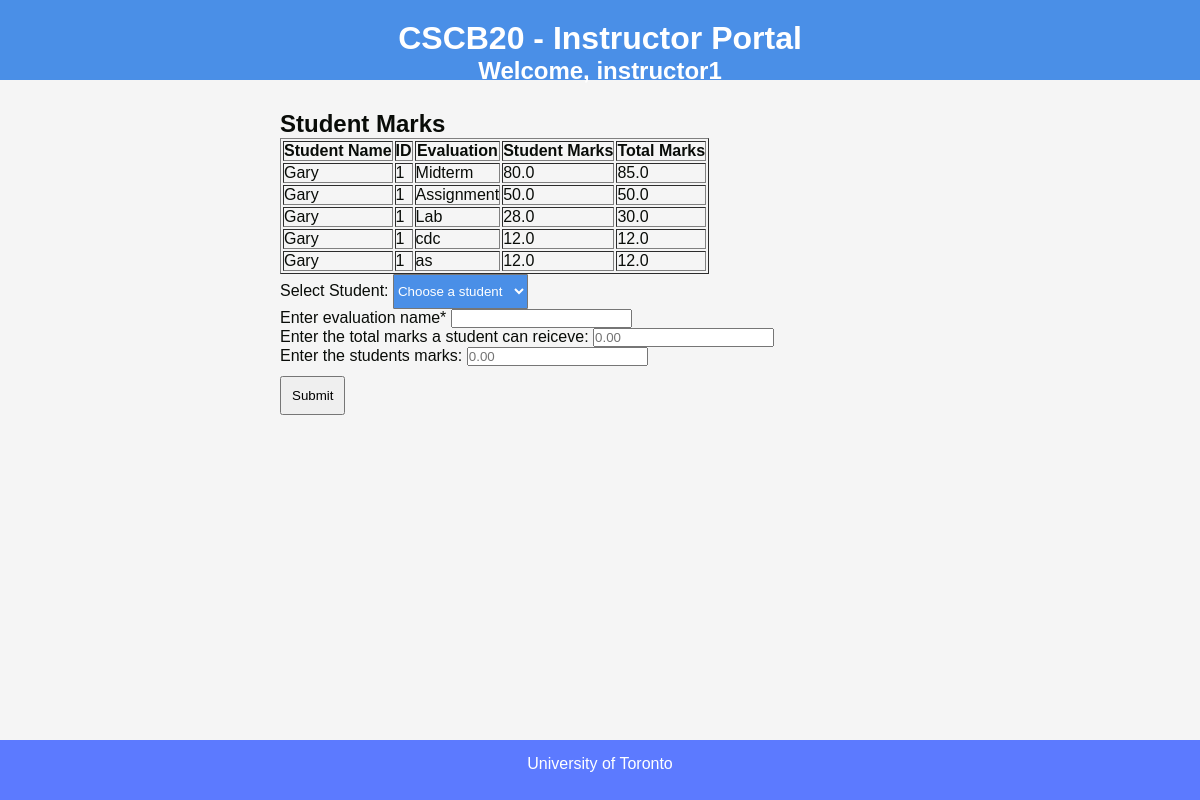
The page /view_student_marks (signed in) on the database its author committed.
### app.py (models this page shows)
class Evaluations(Base):
    __tablename__ = "Evaluations"
    evaluation_id = Column(Integer, primary_key=True)
    student_id = Column(Integer, ForeignKey("Students.student_id"))
    teacher_id = Column(Integer, ForeignKey("Teachers.teacher_id"))
    total_marks = Column(Float)
    student_marks = Column(Float)
    name = Column(Text)

class Students(Base):
    __tablename__ = "Students"
    student_id = Column(Integer, primary_key=True)
    user_id = Column(Integer, ForeignKey("Users.user_id"))
    name = Column(Text)  # Must have a name

### app.py (the view)
@app.route('/view_student_marks', methods=['GET', 'POST'])
def view_student_marks():
    if request.method == 'POST':
        evaluation_id = generate_unique_id(Evaluations,'evaluation_id')
        student_id = request.form.get('student_id')
        teacher = database.query(Teachers).filter_by(user_id=session['user_id']).first()
        total_marks = request.form.get('total_marks')
        student_marks = request.form.get('student_marks')
        name = request.form.get('evaluation_name')
        student_id = int(student_id)
        evaluation = Evaluations(evaluation_id=evaluation_id, student_id=student_id, teacher_id=teacher.teacher_id, total_marks=total_marks, student_marks=student_marks, name=name)
        database.add(evaluation)
        database.commit()
        flash("Remark request submitted successfully", "success")
        return redirect(url_for('view_student_marks'))
    else:
        evaluations = (
            database.query(Evaluations, Students)
            .join(Students, Students.student_id == Evaluations.student_id)
            .order_by(Students.name)
            .all()
        )
        students = database.query(Students).all()
        return render_template('view_students_grades.html',evaluations=evaluations,students=students)
    return render_template('view_students_grades.html')

### templates/view_students_grades.html (shortened to what this page needs)
<!DOCTYPE html>
<html lang="en">
<head>
    <link rel="stylesheet" href="{{ url_for('static', filename='styles.css') }}">
</head>
<body>
<div class="container">
    <div class="header">
        <h1>CSCB20 - Instructor Portal</h1>
        <h2>Welcome, {{ session['username'] }}</h2>
    </div>
    <div class="main">
        <h2>Student Marks</h2>
        {% if evaluations %}
            <table border="1">
                <tr>
                    <th>Student Name</th>
                    <th>ID</th>
                    <th>Evaluation</th>
                    <th> Student Marks</th>
                    <th> Total Marks</th>
                </tr>
                {% for evaluation, student in evaluations %}
                <tr>
                    <td>{{ student.name }}</td>
                    <td>{{ evaluation.student_id }}</td>
                    <td>{{ evaluation.name }}</td>
                    <td>{{ evaluation.student_marks }}</td>
                    <td>{{ evaluation.total_marks }}</td>
                </tr>
                {% endfor %}
            </table>
        {% else %}
            <p>No student marks available.</p>
        {% endif %}
        <form action="{{ url_for('view_student_marks') }}" method="POST" onsubmit="return validateForm()">
            <div class="form-group">
                <label for="student_select">Select Student:</label>
                <select name="student_id" id="student_select" class="navigation_button" required>
                    <option value="" disabled selected>Choose a student</option>
                </select>
            </div>
            <div class="form-group">
                <label for="evaluation_name">Enter evaluation name*</label>
                <input type="text" class="form-control" id="evaluation_name" name="evaluation_name" required>
            </div>
            <div class="form-group">
                <label for="total_marks">Enter the total marks a student can reiceve:</label>
                <input type="number" id="total_marks" name="total_marks" class="textarea-style" step="0.01" placeholder="0.00" required>
            </div>
            <div class="form-group">
                <label for="student_marks">Enter the students marks:</label>
                <input type="number" id="student_marks" name="student_marks" class="textarea-style" step="0.01" placeholder="0.00" required>
            </div>
            <button type="submit">Submit</button>
        </form>
    </div>
    <div class="footer">
        <p>University of Toronto </p>
    </div>
</div>
</body>
</html>

### static/styles.css (style rules this page uses)
* { margin: 0; padding: 0; box-sizing: border-box; }
body { font-family: Arial, sans-serif; background-color: #F5F5F5; color: #090C08; }
.container { display: grid; grid-template-areas: "header header" "sidebar main" "footer footer"; grid-template-columns: 250px 1fr; grid-template-rows: 80px auto 60px; height: 100vh; gap: 10px; }
.header { grid-area: header; background: #4A8FE7; color: white; text-align: center; padding: 20px; }
.main { grid-area: main; background: #F5F5F5; padding: 20px; overflow-y: auto; }
.footer { grid-area: footer; background: #5C7AFF; color: white; text-align: center; padding: 15px; }
.login-container input, .register-container input, .register-container select, button { margin-top: 10px; padding: 10px; }
.navigation_button { background-color: #4A8FE7; color: white; height: 35px; width: 135px; border-radius: 1px; cursor: pointer; transition: background-color 0.3s; }

### rows shown on the page
Evaluations: name "Gary", student_id "1", name "Midterm", student_marks "80.0", total_marks "85.0"
Evaluations: name "Gary", student_id "1", name "Assignment", student_marks "50.0", total_marks "50.0"
Evaluations: name "Gary", student_id "1", name "Lab", student_marks "28.0", total_marks "30.0"
Evaluations: name "Gary", student_id "1", name "cdc", student_marks "12.0", total_marks "12.0"
Evaluations: name "Gary", student_id "1", name "as", student_marks "12.0", total_marks "12.0"

### other values the page prints
{{ session['username'] }} "instructor1"
